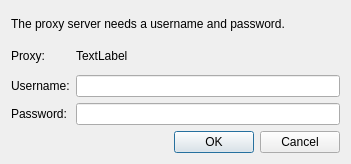
<?xml version="1.0" encoding="UTF-8"?>
<ui version="4.0">
 <class>OCC::ProxyAuthDialog</class>
 <widget class="QDialog" name="OCC::ProxyAuthDialog">
  <property name="geometry">
   <rect>
    <x>0</x>
    <y>0</y>
    <width>351</width>
    <height>164</height>
   </rect>
  </property>
  <property name="sizePolicy">
   <sizepolicy hsizetype="Preferred" vsizetype="Fixed">
    <horstretch>0</horstretch>
    <verstretch>0</verstretch>
   </sizepolicy>
  </property>
  <property name="font">
   <font>
    <family>Microsoft Sans Serif</family>
   </font>
  </property>
  <property name="windowTitle">
   <string>Proxy authentication required</string>
  </property>
  <layout class="QGridLayout" name="gridLayout">
   <item row="3" column="0">
    <widget class="QLabel" name="label_2">
     <property name="text">
      <string>Username:</string>
     </property>
    </widget>
   </item>
   <item row="3" column="1">
    <widget class="QLineEdit" name="usernameEdit"/>
   </item>
   <item row="2" column="0">
    <widget class="QLabel" name="label_4">
     <property name="text">
      <string>Proxy:</string>
     </property>
    </widget>
   </item>
   <item row="0" column="0" colspan="2">
    <widget class="QLabel" name="label">
     <property name="text">
      <string>The proxy server needs a username and password.</string>
     </property>
    </widget>
   </item>
   <item row="4" column="0">
    <widget class="QLabel" name="label_3">
     <property name="text">
      <string>Password:</string>
     </property>
    </widget>
   </item>
   <item row="4" column="1">
    <widget class="QLineEdit" name="passwordEdit">
     <property name="echoMode">
      <enum>QLineEdit::Password</enum>
     </property>
    </widget>
   </item>
   <item row="5" column="0" colspan="2">
    <widget class="QDialogButtonBox" name="buttonBox">
     <property name="orientation">
      <enum>Qt::Horizontal</enum>
     </property>
     <property name="standardButtons">
      <set>QDialogButtonBox::Cancel|QDialogButtonBox::Ok</set>
     </property>
    </widget>
   </item>
   <item row="2" column="1">
    <widget class="QLabel" name="proxyAddress">
     <property name="text">
      <string notr="true">TextLabel</string>
     </property>
     <property name="textFormat">
      <enum>Qt::PlainText</enum>
     </property>
    </widget>
   </item>
  </layout>
 </widget>
 <resources/>
 <connections>
  <connection>
   <sender>buttonBox</sender>
   <signal>accepted()</signal>
   <receiver>OCC::ProxyAuthDialog</receiver>
   <slot>accept()</slot>
   <hints>
    <hint type="sourcelabel">
     <x>248</x>
     <y>254</y>
    </hint>
    <hint type="destinationlabel">
     <x>157</x>
     <y>274</y>
    </hint>
   </hints>
  </connection>
  <connection>
   <sender>buttonBox</sender>
   <signal>rejected()</signal>
   <receiver>OCC::ProxyAuthDialog</receiver>
   <slot>reject()</slot>
   <hints>
    <hint type="sourcelabel">
     <x>316</x>
     <y>260</y>
    </hint>
    <hint type="destinationlabel">
     <x>286</x>
     <y>274</y>
    </hint>
   </hints>
  </connection>
 </connections>
</ui>
